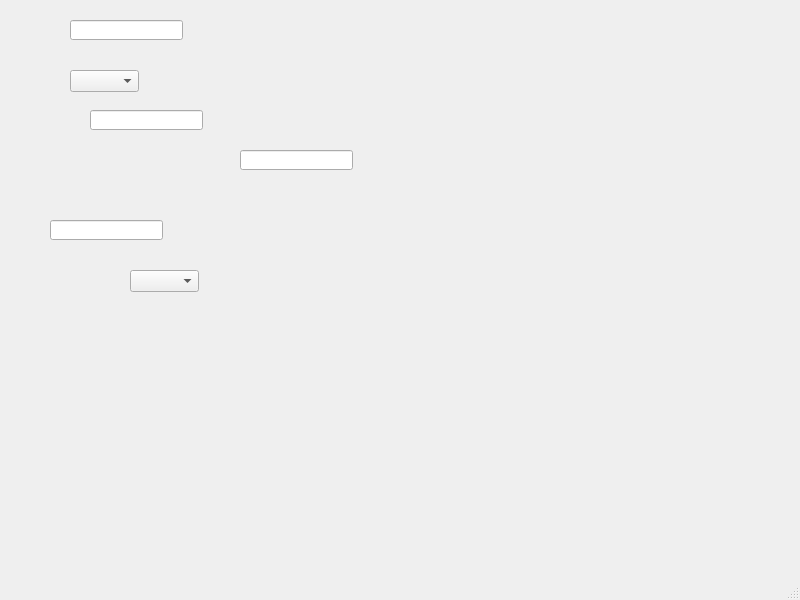
<?xml version="1.0" encoding="UTF-8"?>
<ui version="4.0">
 <class>MainWindow</class>
 <widget class="QMainWindow" name="MainWindow">
  <property name="geometry">
   <rect>
    <x>0</x>
    <y>0</y>
    <width>800</width>
    <height>600</height>
   </rect>
  </property>
  <property name="windowTitle">
   <string>MainWindow</string>
  </property>
  <widget class="QWidget" name="centralwidget">
   <widget class="QLineEdit" name="lineEdit">
    <property name="geometry">
     <rect>
      <x>70</x>
      <y>20</y>
      <width>113</width>
      <height>20</height>
     </rect>
    </property>
   </widget>
   <widget class="QComboBox" name="comboBox">
    <property name="geometry">
     <rect>
      <x>70</x>
      <y>70</y>
      <width>69</width>
      <height>22</height>
     </rect>
    </property>
   </widget>
   <widget class="QLineEdit" name="lineEdit_2">
    <property name="geometry">
     <rect>
      <x>90</x>
      <y>110</y>
      <width>113</width>
      <height>20</height>
     </rect>
    </property>
   </widget>
   <widget class="QLineEdit" name="lineEdit_3">
    <property name="geometry">
     <rect>
      <x>240</x>
      <y>150</y>
      <width>113</width>
      <height>20</height>
     </rect>
    </property>
   </widget>
   <widget class="QLineEdit" name="lineEdit_4">
    <property name="geometry">
     <rect>
      <x>50</x>
      <y>220</y>
      <width>113</width>
      <height>20</height>
     </rect>
    </property>
   </widget>
   <widget class="QComboBox" name="comboBox_2">
    <property name="geometry">
     <rect>
      <x>130</x>
      <y>270</y>
      <width>69</width>
      <height>22</height>
     </rect>
    </property>
   </widget>
  </widget>
  <widget class="QMenuBar" name="menubar">
   <property name="geometry">
    <rect>
     <x>0</x>
     <y>0</y>
     <width>800</width>
     <height>23</height>
    </rect>
   </property>
  </widget>
  <widget class="QStatusBar" name="statusbar"/>
 </widget>
 <tabstops>
  <tabstop>lineEdit_3</tabstop>
  <tabstop>lineEdit_2</tabstop>
  <tabstop>lineEdit</tabstop>
  <tabstop>comboBox</tabstop>
  <tabstop>comboBox_2</tabstop>
  <tabstop>lineEdit_4</tabstop>
 </tabstops>
 <resources/>
 <connections/>
</ui>
